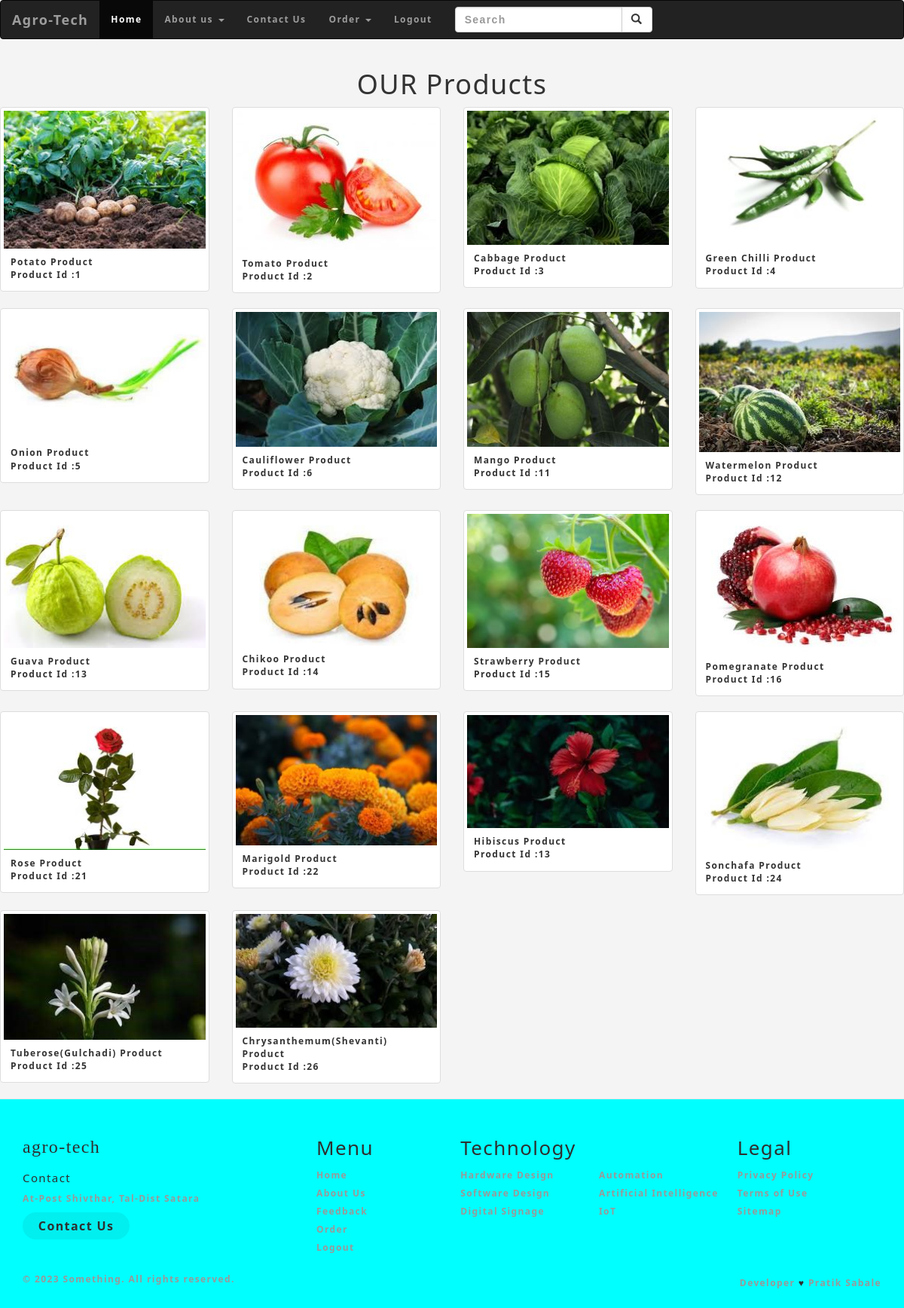
Screenshot of /user/alldisplay.php with the database file from the repository.
### tables this page shows
CREATE TABLE `prdupload` (
  `prdtype` varchar(50) NOT NULL,
  `prdname` varchar(100) NOT NULL,
  `prdid` varchar(50) NOT NULL,
  `price` varchar(100) NOT NULL,
  `prdimg` varchar(255) NOT NULL
);

### user/alldisplay.php (the view)
<?php
include("header.php");
?>
<h1 align=center>OUR Products</h1>
<div class= "row">
<?php
include("connection.php");
$rs=mysqli_query($cn,"select * from prdupload");
$i=0;
while($a=mysqli_fetch_array($rs))
{
    $nm=$a["prdname"];
    $pid=$a["prdid"];
    $file1=$a["prdimg"];
    echo"<div class='col-md-3'>";
    echo"<div class=\"thumbnail\">";
    echo"<a href=\"images/$file1\"target=\"_blank\">";
    echo"<img src=\"images/$file1\"class=\"img-responsive\">";
    echo"<div class=\"caption\">";
    echo"<b>$nm Product</b><br>Product Id :$pid</b> </div></a></div></div>";
    $i++;
    if($i==4)
    {
        echo"</div>";
        echo"<div class=\"row\">";
        $i=0;
    }
}
?>
</div>
<?php
include("footer.php");
?>

### user/header.php (style rules this page uses)
body { font-size: 12px; }
body, button, input { font-family: Arial; font-weight: 700; letter-spacing: 1.4px; }

### user/footer.php (style rules this page uses)
*, *:before, *:after { box-sizing: border-box; }
html { font-size:100%; }
body { font-family: acumin-pro, system-ui, sans-serif; margin: 0; display: grid; grid-template-rows: auto 1fr auto; font-size: 12px; background-color: #f4f4f4; align-items: start; min-height: 100vh; }

### rows the page displays
prdupload: prdimg (picture), prdname "Potato", prdid "1"
prdupload: prdimg (picture), prdname "Tomato", prdid "2"
prdupload: prdimg (picture), prdname "Cabbage", prdid "3"
prdupload: prdimg (picture), prdname "Green Chilli", prdid "4"
prdupload: prdimg (picture), prdname "Onion", prdid "5"
prdupload: prdimg (picture), prdname "Cauliflower", prdid "6"
prdupload: prdimg (picture), prdname "Mango", prdid "11"
prdupload: prdimg (picture), prdname "Watermelon", prdid "12"
prdupload: prdimg (picture), prdname "Guava", prdid "13"
prdupload: prdimg (picture), prdname "Chikoo", prdid "14"
prdupload: prdimg (picture), prdname "Strawberry", prdid "15"
prdupload: prdimg (picture), prdname "Pomegranate", prdid "16"
prdupload: prdimg (picture), prdname "Rose", prdid "21"
prdupload: prdimg (picture), prdname "Marigold", prdid "22"
prdupload: prdimg (picture), prdname "Hibiscus", prdid "13"
prdupload: prdimg (picture), prdname "Sonchafa", prdid "24"
prdupload: prdimg (picture), prdname "Tuberose(Gulchadi)", prdid "25"
prdupload: prdimg (picture), prdname "Chrysanthemum(Shevanti)", prdid "26"
